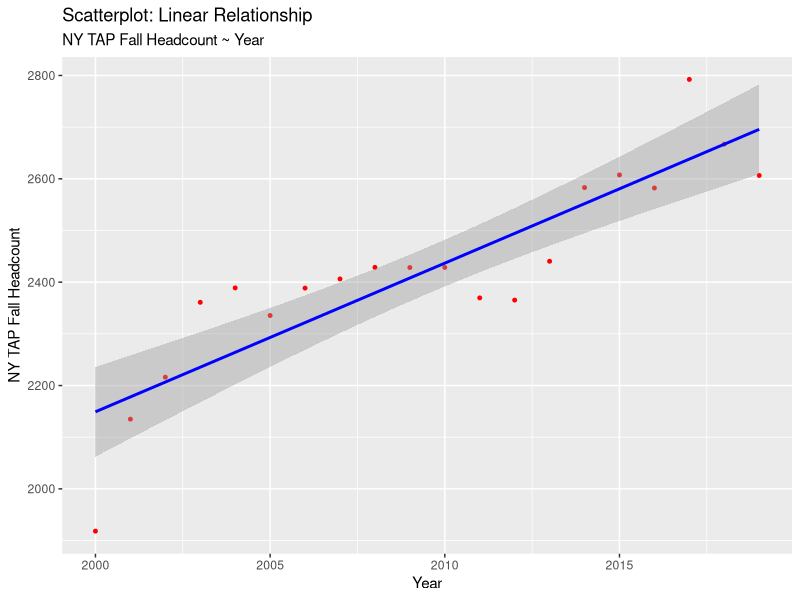
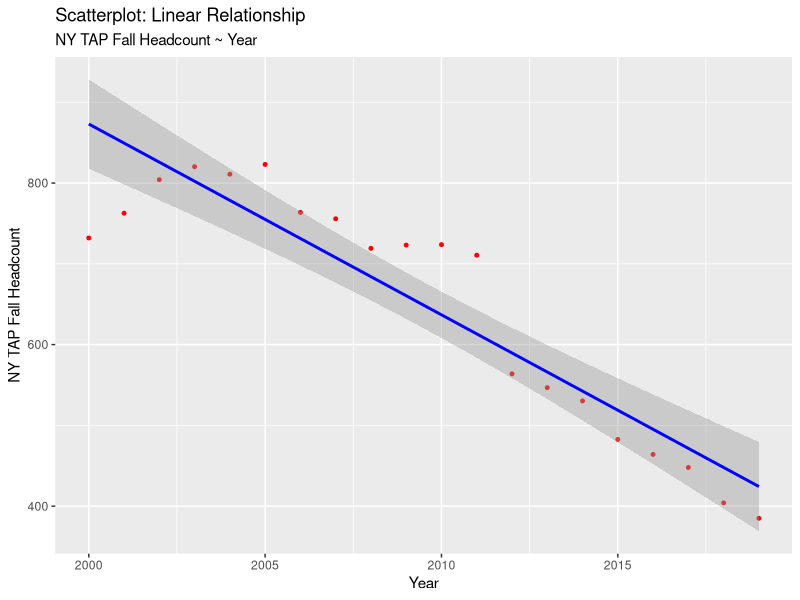

Recreate these plots in R, in order.
## ---- chunk 1
setwd("C:/Users/BFigueroa/OneDrive - City University of New York/SPS/DATA MANAGEMENT/Projects/Project 2")
## ---- chunk 2
require(dplyr)
require(tidyr)

TAP <- read.csv("TAP_NY.csv")
head(TAP)

## ---- chunk 3
TAP_ny <- TAP %>%
  rename(Year = Academic.Year,
         Study_level = TAP.Level.of.Study,
         Sector = Sector.Type, 
         Fall_headcount = TAP.Fall.Headcount) %>%
  select(Year, Study_level, Sector, Fall_headcount)
head(TAP_ny)
       

## ---- chunk 4
public <- TAP_ny %>%
  filter(Study_level == "4 yr Undergrad", Sector == "PUBLIC") %>%
  group_by(Year) %>%
  summarise(Fall_headcount = mean(Fall_headcount))
head(public)

private <- TAP_ny %>%
  filter(Study_level == "4 yr Undergrad", Sector == "PRIVATE") %>%
  group_by(Year) %>%
  summarise(Fall_headcount = mean(Fall_headcount))
head(private)

TAP_ny_summ <- TAP_ny %>%
  filter(Study_level == "4 yr Undergrad") %>%
  group_by(Year) %>%
  summarise(Fall_headcount = mean(Fall_headcount))
head(TAP_ny_summ)

## ---- chunk 5
require(ggplot2)

public <- as.data.frame(public)

public_graph <- ggplot(public, aes(x = Year, y = Fall_headcount)) + 
  geom_point(col = "red", size = 1) +
  geom_smooth(method = "lm", col = "blue") +
  labs(title = "Scatterplot: Linear Relationship", 
       subtitle = "NY TAP Fall Headcount ~ Year",
       y = "NY TAP Fall Headcount", 
       x = "Year")

plot(public_graph)

## ---- chunk 6
private <- as.data.frame(private)

private_graph <- ggplot(private, aes(x = Year, y = Fall_headcount)) + 
  geom_point(col = "red", size = 1) +
  geom_smooth(method = "lm", col = "blue") +
  labs(title = "Scatterplot: Linear Relationship", 
       subtitle = "NY TAP Fall Headcount ~ Year",
       y = "NY TAP Fall Headcount", 
       x = "Year")

plot(private_graph)

